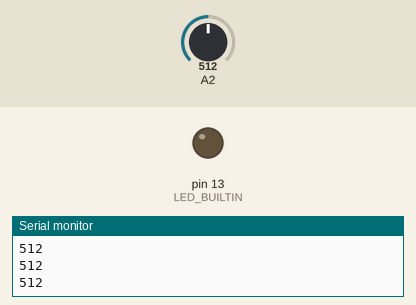
The sketch below on a simulated Arduino Uno, built with avr-gcc and run on an emulated ATmega328P. Shown: output pins drawn as LEDs (lit = HIGH), the last lines printed to the serial monitor. Inputs (shaded band) come from the test bench; at power-on: A2 = 512.

Above: at 1.2 s.
1.3 s: A2 set to 529
At 2.5 s:
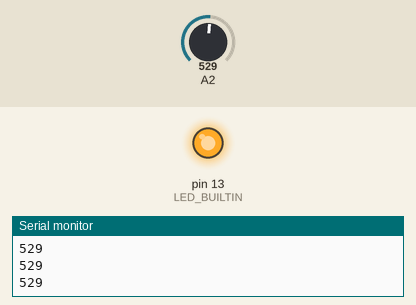
2.8 s: A2 set to 511
At 3.7 s:
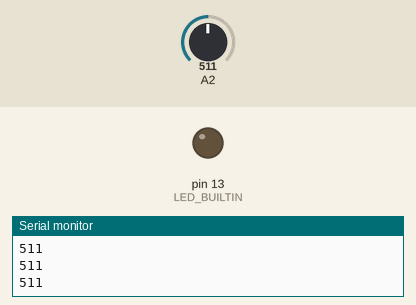
4.3 s: A2 set to 716
At 4.8 s:
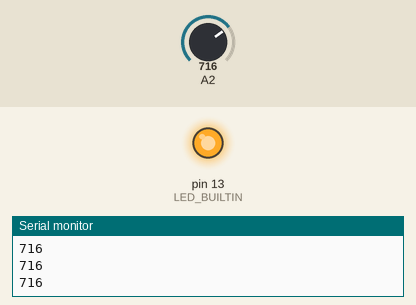
Timing chart, 0 to 7.3 s (numbered marks = the images above; inputs shaded):
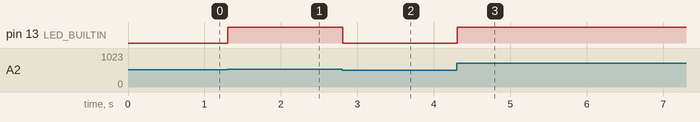

The sketch:

problem3.ino
```cpp
int val;

void setup()
{

pinMode(LED_BUILTIN,OUTPUT);
     Serial.begin(9600);


}
void loop()
{
   val=analogRead(A2);
   Serial.println(val);
if (val > 512) {digitalWrite(LED_BUILTIN, HIGH);}
else {digitalWrite(LED_BUILTIN,LOW);}


}
```

Measured:
- the behaviour switches between 512 and 513 on A2 (found by bisection; images 0 and 1)
- after the input at 1.3 s, pin 13 (LED_BUILTIN): LOW → HIGH at once
- after the input at 2.8 s, pin 13 (LED_BUILTIN): HIGH → LOW at once
- after the input at 4.3 s, pin 13 (LED_BUILTIN): LOW → HIGH at once
